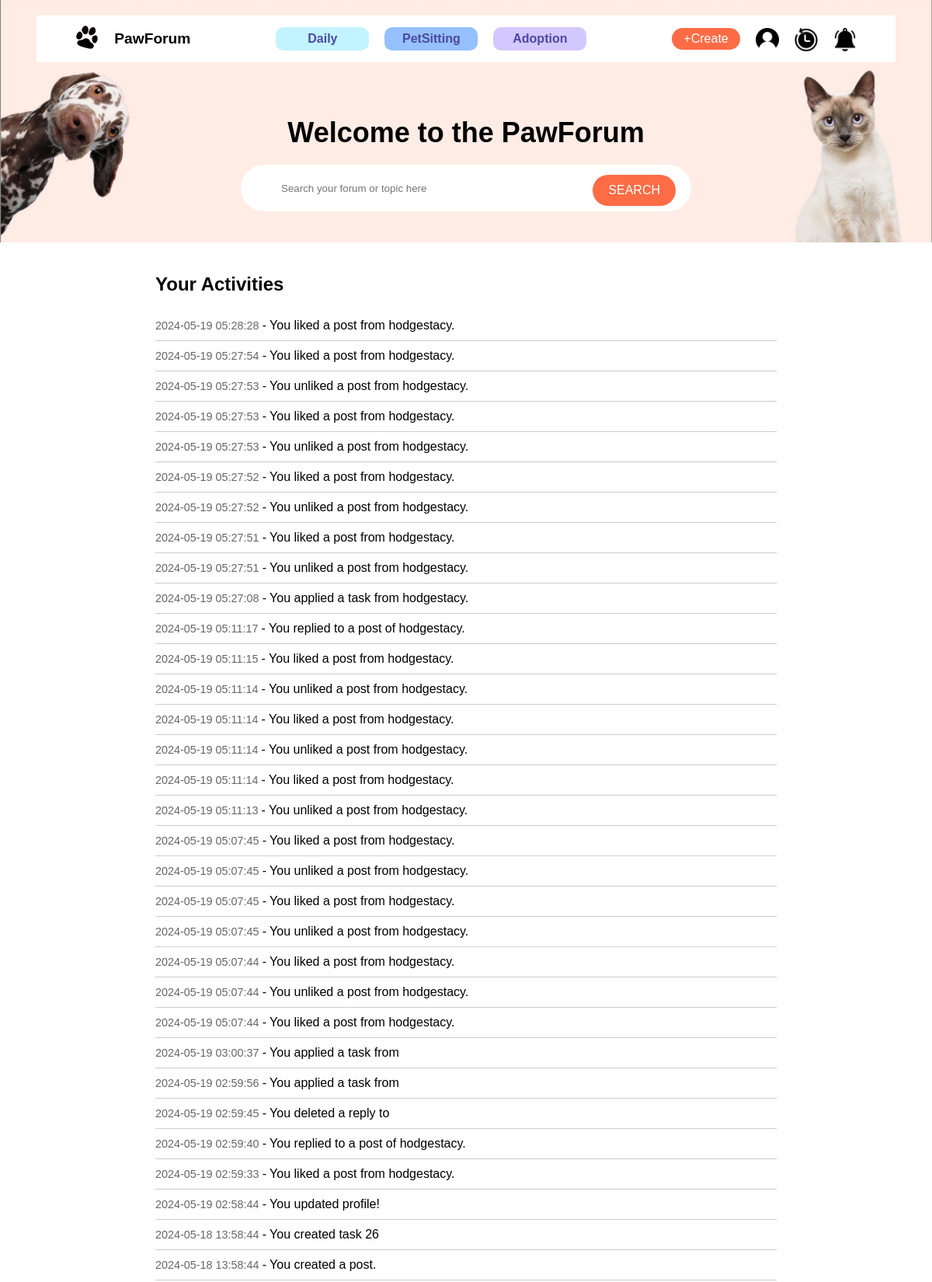
Screenshot of /activity (signed in, upper part) with the database file from the repository.
### app/models.py (models this page shows, shortened)
class Activity(db.Model):
    id = db.Column(db.Integer, primary_key=True)
    user_id = db.Column(db.Integer, db.ForeignKey('user.id'), nullable=False)
    action = db.Column(db.String(255), nullable=False)
    target_user_id = db.Column(db.Integer, nullable=True)
    timestamp = db.Column(db.DateTime, default=datetime.utcnow)
    user = db.relationship('User', backref=db.backref('activities', lazy=True))

class User(db.Model, UserMixin):
    id = db.Column(db.Integer, primary_key=True)
    username = db.Column(db.String(80), unique=True, nullable=False)
    email = db.Column(db.String(120), unique=True, nullable=False)
    password_hash = db.Column(db.String(128))
    phone = db.Column(db.String(15), nullable=True)
    gender = db.Column(db.String(10), nullable=True)
    postcode = db.Column(db.String(10), nullable=True)
    join_at = db.Column(db.DateTime, default=datetime.utcnow)
    pet_type = db.Column(db.String(80), nullable=True)
    user_image = db.Column(db.String(255), nullable=True)
    @property
    def password(self):
        raise AttributeError('password is not a readable attribute')

### app/routes.py (the view)
    @app.route('/activity')
    @login_required
    def activity():
        nav = render_template('components/nav_logged_in.html') if current_user.is_authenticated else render_template('components/nav_logged_out.html')
        activities = Activity.query.filter(
            Activity.user_id == current_user.id
        ).order_by(Activity.timestamp.desc()).all()
        return render_template('activity.html', page_name='Activity', nav=nav, activities=activities)

### app/__init__.py (called while the page is built)
def create_app():
    app = Flask(__name__)
    app.config.from_object(Config)
    app.jinja_env.globals['os'] = os
    db.init_app(app)
    migrate = Migrate(app, db)
    database_path = os.path.join(app.root_path, 'app.db')
    if not os.path.exists(database_path):
        open(database_path, 'w').close()
    with app.app_context():
        db.create_all()
    login_manager = LoginManager()
    login_manager.init_app(app)
    login_manager.login_view = 'login'
    @login_manager.user_loader
    def load_user(user_id):
        from .models import User  # Import here to avoid circular dependencies
        return User.query.get(int(user_id))
    from .routes import init_app_routes  # Import routes after db to avoid circular import
    init_app_routes(app)  # Initialize routes
    return app

### app/templates/components/nav_logged_in.html (shortened to what this page needs)
<!DOCTYPE html>
<html lang="en">
  <head>
    <link
      rel="stylesheet"
      href="{{ url_for('static', filename='css/style.css') }}"
    />
  </head>
  <body>
    <nav>
      <div class="navbar">
        <div class="navbar-left">
          <a href="{{ url_for('home') }}">
            <img
              src="{{ url_for('static', filename='image/paw.png') }}"
              alt="Paw Logo"
              class="logo"
            />
          </a>
          <span>PawForum</span>
        </div>
        <div class="nav-links">
          <a href="{{ url_for('home', category='Daily') }}" class="link-daily"
            >Daily</a
          >
          <a
            href="{{ url_for('home', category='PetSitting') }}"
            class="link-petsitting"
            >PetSitting</a
          >
          <a
            href="{{ url_for('home', category='Adoption') }}"
            class="link-adoption"
            >Adoption</a
          >
        </div>
        <div class="nav-right">
          <a href="{{ url_for('post_create') }}"
            ><button class="nav-create">+Create</button></a
          >
          <a href="{{ url_for('profile') }}" class="nav-img"
            ><img src="{{ url_for('static', filename='image/user_icon.png') }}"
          /></a>
          <a href="{{ url_for('activity') }}" class="nav-img"
            ><img src="{{ url_for('static', filename='image/activity.png') }}"
          /></a>
          <a href="{{ url_for('notification') }}" class="nav-img"
            ><img
              src="{{ url_for('static', filename='image/notification.png') }}"
          /></a>
        </div>
      </div>
      <div class="nav-main">
        <h1>Welcome to the PawForum</h1>
        <div class="searchbar">
          <form action="{{ url_for('search')}}" method="GET">
            <input
              type="text"
              name="query"
              placeholder="Search your forum or topic here"
              class="search-input"
              maxlength="100"
            />
            <button type="submit" class="search-btn">SEARCH</button>
          </form>
        </div>
      </div>
    </nav>
  </body>
</html>

### app/templates/activity.html
{% extends "base.html" %} {% block content %}
<div class="activity">
  <div style="display: flex; justify-content: center; margin: 20px">
    <div style="flex: 1; max-width: 800px">
      <h2>Your Activities</h2>
      <ul style="list-style-type: none; padding: 0">
        {% for activity in activities %}
          {% if activity.user_id == current_user.id %}
          <li style="border-bottom: 1px solid #ccc; padding: 10px 0">
            <span style="color: #666; font-size: 0.9em">
              {{ activity.timestamp.strftime('%Y-%m-%d %H:%M:%S') }}
            </span>
            {% if activity.target_user_id %}
              - You {{ activity.action }} {{activity.user.username }}.
            {% else %}
              - You {{ activity.action }}
            {% endif %}
          </li>
          {% endif %}
        {% endfor %}
      </ul>
    </div>
  </div>
</div>
{% endblock %}

### app/static/css/style.css (style rules this page uses)
a { text-decoration: None; cursor: pointer; color: inherit; }
body { font-family: Arial, sans-serif; margin: 0; }
nav { background-image: url("../image/navpic.jpg"); background-size: cover; background-position: center; padding: 40px 0; display: flex; flex-direction: column; align-items: center; justify-content: center; }
.logo { width: 30px; height: 30px; margin-right: 10px; }
.nav-img img { width: 30px; height: 30px; margin-left: 20px; }
.navbar { background-color: white; padding: 5px 50px; height: 50px; display: flex; align-items: center; justify-content: space-between; margin-bottom: 20px; margin-top: -20px; }
.navbar-left { display: flex; align-items: center; }
.navbar-left span { font-weight: bold; margin-left: 10px; font-size: larger; }
.nav-links { display: flex; margin-left: 100px; }
.nav-links a { color: black; text-decoration: none; }
.nav-create { background-color: #fd6c45; color: white; border: none; border-radius: 20px; padding: 5px 15px; cursor: pointer; margin-left: 100px; }
.nav-main { text-align: center; color: black; width: 100%; display: flex; flex-direction: column; align-items: center; justify-content: center; padding-top: 20px; }
.nav-main h1 { font-size: 36px; margin-bottom: 20px; }
.searchbar { display: flex; align-items: center; border-radius: 30px; width: 580px; height: 60px; position: relative; background-color: #fff; }
.search-input[type="text"] { border: none; border-radius: 4px; outline: none; flex: 1; margin-left: 50px; width: 350px; }
.search-btn { position: absolute; right: 20px; top: 55%; transform: translateY(-50%); background-color: #fd6c45; color: white; border: none; border-radius: 30px; padding: 0 20px; height: 40px; cursor: pointer; }
.nav-links a { font-weight: bold; color: #4d499e; text-decoration: none; display: inline-block; width: 120px; text-align: center; padding: 6px 0; border-radius: 10px; margin: 0 10px; }
.SignupForm input, button { margin-bottom: 10px; padding: 15px; font-size: 16px; border-radius: 3px; border: 1px solid #ccc; background-color: rgb(231, 226, 226); }
.link-daily { background-color: #c2f4ff !important; }
.link-petsitting { background-color: #96c0ff !important; }
.link-adoption { background-color: #d3c8ff !important; }
.nav-right { position: relative; top: 5px; display: flex; justify-content: center; }

### rows the page displays
Activity: timestamp "2024-05-19 05:28:28", action "liked a post from", user.username "hodgestacy"
Activity: timestamp "2024-05-19 05:27:54", action "liked a post from", user.username "hodgestacy"
Activity: timestamp "2024-05-19 05:27:53", action "unliked a post from", user.username "hodgestacy"
Activity: timestamp "2024-05-19 05:27:53", action "liked a post from", user.username "hodgestacy"
Activity: timestamp "2024-05-19 05:27:53", action "unliked a post from", user.username "hodgestacy"
Activity: timestamp "2024-05-19 05:27:52", action "liked a post from", user.username "hodgestacy"
Activity: timestamp "2024-05-19 05:27:52", action "unliked a post from", user.username "hodgestacy"
Activity: timestamp "2024-05-19 05:27:51", action "liked a post from", user.username "hodgestacy"
Activity: timestamp "2024-05-19 05:27:51", action "unliked a post from", user.username "hodgestacy"
Activity: timestamp "2024-05-19 05:27:08", action "applied a task from", user.username "hodgestacy"
Activity: timestamp "2024-05-19 05:11:17", action "replied to a post of", user.username "hodgestacy"
Activity: timestamp "2024-05-19 05:11:15", action "liked a post from", user.username "hodgestacy"
Activity: timestamp "2024-05-19 05:11:14", action "unliked a post from", user.username "hodgestacy"
Activity: timestamp "2024-05-19 05:11:14", action "liked a post from", user.username "hodgestacy"
Activity: timestamp "2024-05-19 05:11:14", action "unliked a post from", user.username "hodgestacy"
Activity: timestamp "2024-05-19 05:11:14", action "liked a post from", user.username "hodgestacy"
Activity: timestamp "2024-05-19 05:11:13", action "unliked a post from", user.username "hodgestacy"
Activity: timestamp "2024-05-19 05:07:45", action "liked a post from", user.username "hodgestacy"
Activity: timestamp "2024-05-19 05:07:45", action "unliked a post from", user.username "hodgestacy"
Activity: timestamp "2024-05-19 05:07:45", action "liked a post from", user.username "hodgestacy"
Activity: timestamp "2024-05-19 05:07:45", action "unliked a post from", user.username "hodgestacy"
Activity: timestamp "2024-05-19 05:07:44", action "liked a post from", user.username "hodgestacy"
Activity: timestamp "2024-05-19 05:07:44", action "unliked a post from", user.username "hodgestacy"
Activity: timestamp "2024-05-19 05:07:44", action "liked a post from", user.username "hodgestacy"
Activity: timestamp "2024-05-19 03:00:37", action "applied a task from"
Activity: timestamp "2024-05-19 02:59:56", action "applied a task from"
Activity: timestamp "2024-05-19 02:59:45", action "deleted a reply to"
Activity: timestamp "2024-05-19 02:59:40", action "replied to a post of", user.username "hodgestacy"
Activity: timestamp "2024-05-19 02:59:33", action "liked a post from", user.username "hodgestacy"
Activity: timestamp "2024-05-19 02:58:44", action "updated profile!"
Activity: timestamp "2024-05-18 13:58:44", action "created task 26"
Activity: timestamp "2024-05-18 13:58:44", action "created a post."
